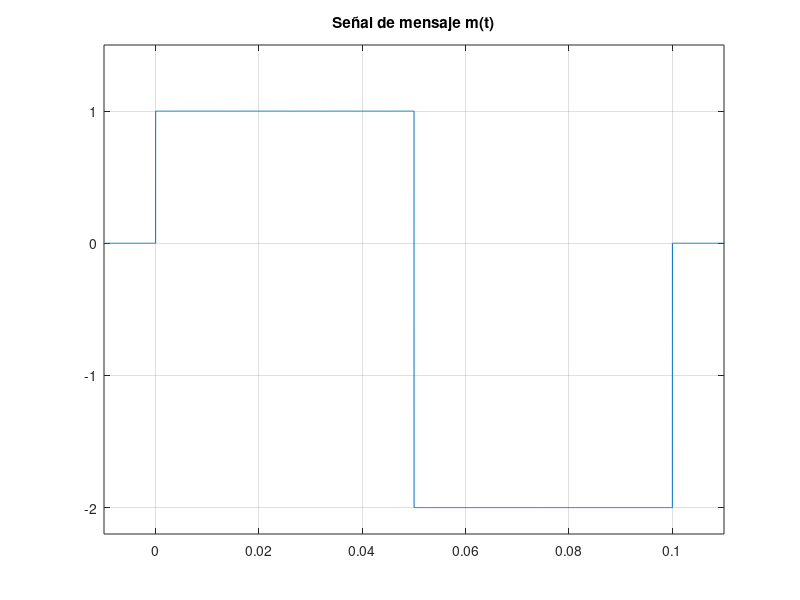
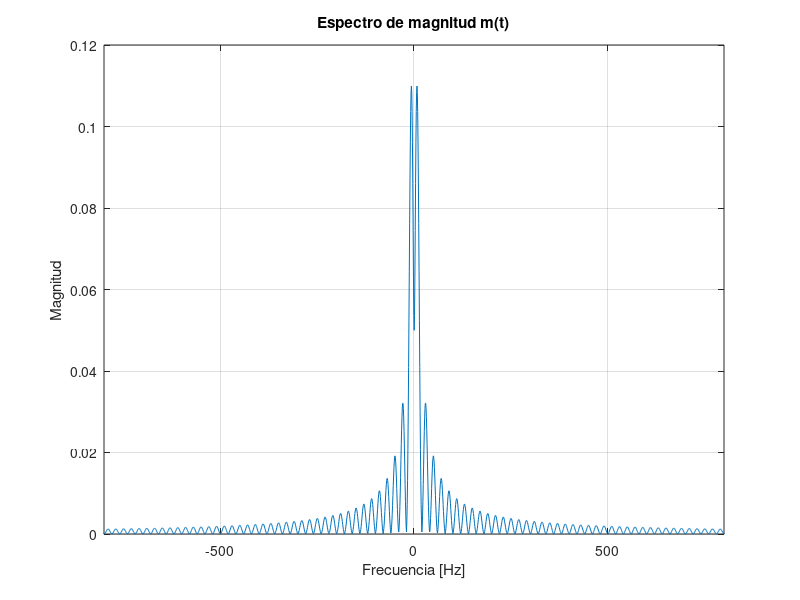
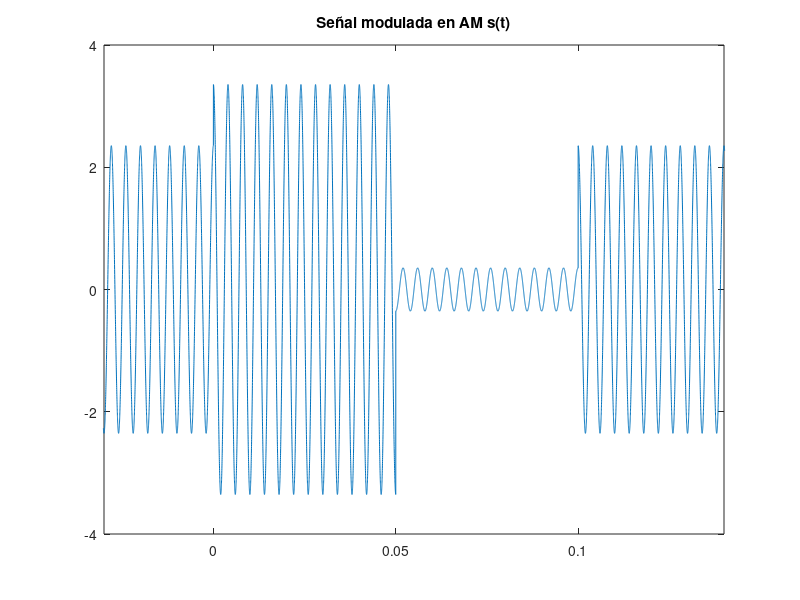
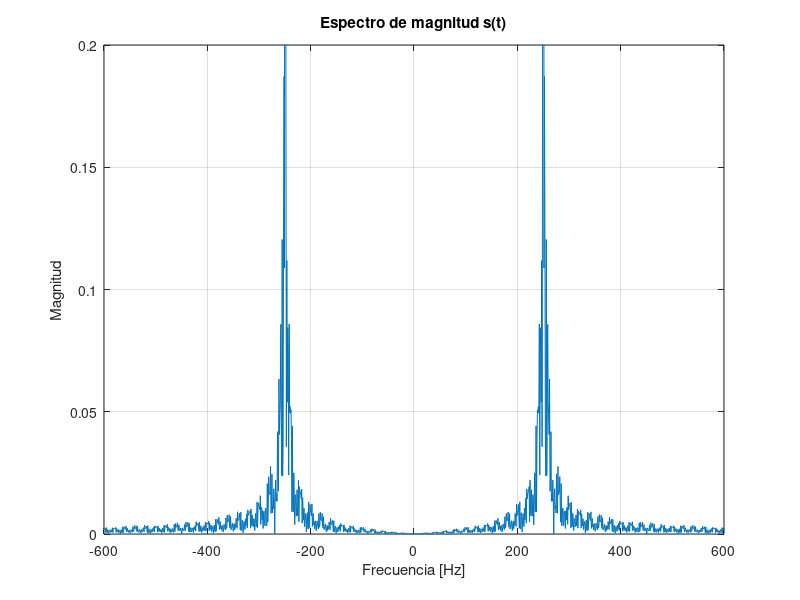

Source code (MATLAB) for these figures, in order:
clear all
close all

to=.15;
fm=90000;
tm=1/fm;
t=-.4:tm:.4;
u = 0.85;
A = 2 / u;

%señal modulada
m=(1).*(t>=0 & t<=0.05) + (-2).*(t>0.05 & t<=.1);
figure(1)
plot(t,m)
title('Señal de mensaje m(t)')
axis([-0.01 .11 -2.2 1.5])
grid

%Espectro de magnitud de la señal de mensaje m(t)
n=100000; %Armonicos
M=fftshift(fft(m,n))*tm;
f=linspace(-fm/2, fm/2, n); %se usa la "n" en la función linspace para poder hacer el vector del mismo tamaño que el M
figure(2)
plot(f,abs(M))
axis([-800 800 0 .12])
xlabel('Frecuencia [Hz]') 
ylabel('Magnitud')
title('Espectro de magnitud m(t)')
grid

%Modular la señal multiplicando por portadora y sumando una amplitud
c=cos(500*pi*t);
yAM= (m + A).*c;
figure(3)
plot(t,yAM)
title('Señal modulada en AM s(t)')
axis([-0.03 .14 -4 4])


%Espectro de magnitud de la señal modulada Yam = s(t)
s=(m + A).*c;
S=fftshift(fft(s,n))*tm;
f=linspace(-fm/2, fm/2, n); %se usa la "n" en la función linspace para poder hacer el vector del mismo tamaño que el M
figure(4)
plot(f,abs(S))
axis([-600 600 0 .2])
xlabel('Frecuencia [Hz]') 
ylabel('Magnitud')
title('Espectro de magnitud s(t)')
grid

%Demodulación no coherente con tranformada de Hilbert
r=hilbert(yAM);
v = abs(r);
m_rec = v - A;
figure(5)
plot(t,m_rec,'r')
title('Señal demodulada con demodulacion no coherente')
axis([-0.01 .11 -2.2 1.5])
grid

%Espectro de magnitud de la señal demodulada
esp_r = m_rec;
R_esp=fftshift(fft(esp_r,n))*tm;
f=linspace(-fm/2, fm/2, n); %se usa la "n" en la función linspace para poder hacer el vector del mismo tamaño que el M
figure(6)
plot(f,abs(R_esp),'r')
hold on
plot(f,abs(M),'b');
axis([-800 800 0 .12])
xlabel('Frecuencia [Hz]') 
ylabel('Magnitud')
title('Espectro de magnitud de señal demodulada')
grid

%Paso 6: Señal demodulada vs señal original
figure(7)
plot(t,m_rec,'r')
hold on
plot(t,m,'b')
title('Señal Recuperada y Señal Original')
legend('Señal recuperada', 'Señal original ')
axis([-0.01 .11 -2.2 1.5])
grid
